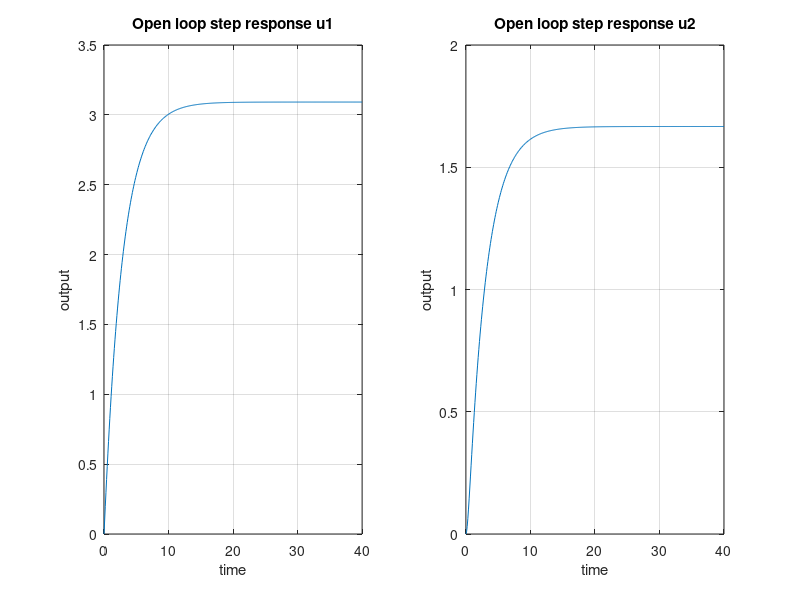

Here is the MATLAB script that generated this plot: (Note: this script raises an error after producing the figure.)
clc
clear
close all
%% full order poles placement

A = [ 0 1; -1.2  -3.71];
B = [1 0; 0 2 ];
C = [1  0];


% K_ITAE_narrow = acker(Fbar,Gu,ITAEPoles_narrow);
sys_open = ss(A, B, C, 0);
% bode(sys_open) 

t=0:0.1:40;
len = size(t,2);
x0 = [0; 0];
u0=10*zeros(len,2);
u1=[ones(len,1),zeros(len,1)];
u2=[zeros(len,1),ones(len,1)];
% zero inputs and x0 initial state
[y, tout, x]=lsim(sys_open, u1, t, x0);
figure(1)
subplot(121)
plot(t, y)
grid on
%legend('y1','y2')
xlabel('time')
ylabel('output')
title('Open loop step response u1')
subplot(122)
[y, tout, x]=lsim(sys_open, u2, t, x0);
plot(t, y)
grid on
%legend('y1','y2')
xlabel('time')
ylabel('output')
title('Open loop step response u2')


%% Unity Rank Method 

% ITAEPoles_narrow = 1.5*[-0.7081; -0.5210+1.068*1i; -0.5210-1.068*1i];
q = [1; 2];
C2 = [B*q, A*B*q];
rank(C2) % 4
syms k1 k2
k = [k1 k2];
K = q*k;
Feedback_m = A - B*K;
ploy_f = charpoly(Feedback_m);

equ1 = ploy_f(2) == 3 ;
equ2 = ploy_f(3) == 3 ;

equs=[equ1, equ2];
res = (solve(equs));
k1 = double(res.k1);
k2 =double(res.k2);

K2 = q*[k1 k2];

sys1 = ss(A, B, C, 0); 

Af=A-B*K2;
sys_close=ss(Af, B, C, 0);  %Should be careful about the B here.
%bode(sys_close)
%step(sys_close)

t=0:0.1:40;
len = size(t,2);
x0 = [0; 0];
u0=10*zeros(len,2);
u1=[ones(len,1),zeros(len,1)];
u2=[zeros(len,1),ones(len,1)];
% zero inputs and x0 initial state
[y, tout, x]=lsim(sys_close, u1, t, x0);
figure(1)
subplot(121)
plot(t, y)
grid on
%legend('y1','y2')
xlabel('time')
ylabel('output')
title('Unity order poles placement step response u1')
subplot(122)
[y, tout, x]=lsim(sys_close, u2, t, x0);
plot(t, y)
grid on
%legend('y1','y2')
xlabel('time')
ylabel('output')
title('Unity order poles placement step response u2')

